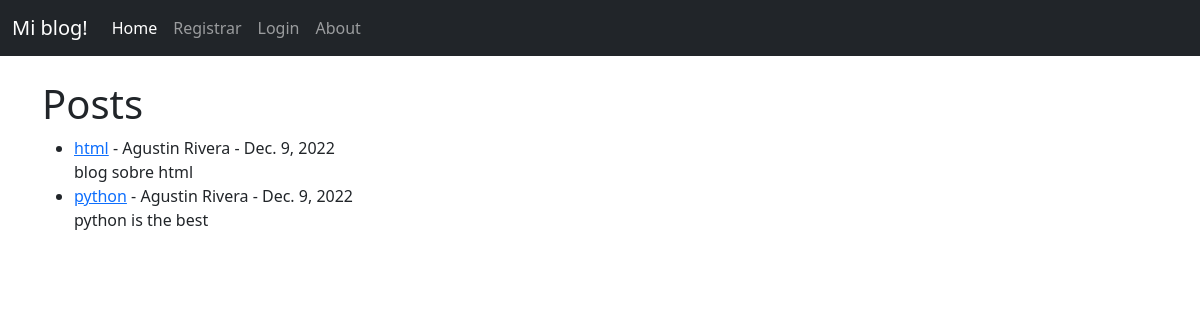
The app's page /, older data.
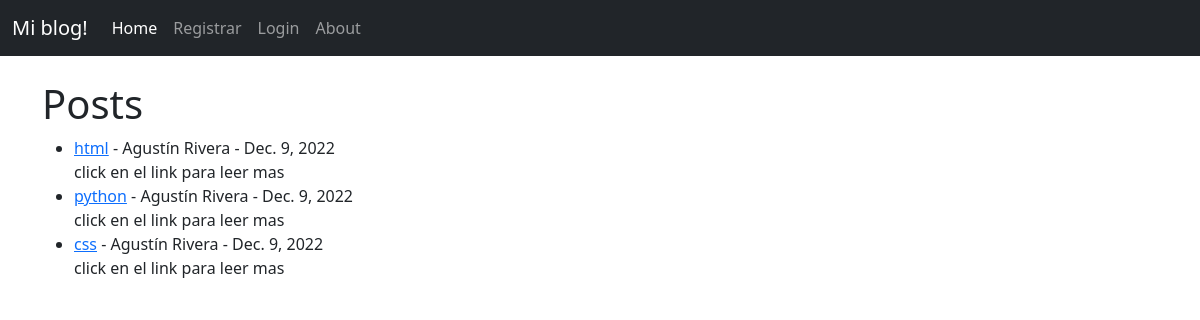
The same page, newer data.
### appblog/models.py (models this page shows, shortened)
class Post(models.Model):
    titulo = models.CharField(max_length=60)
    titulo_tag = models.CharField(max_length=60)
    autor = models.ForeignKey(User, on_delete=models.CASCADE)
    cuerpo = RichTextField(blank=True, null=True)
    fecha = models.DateField(auto_now_add=True)
    descripcion = models.CharField(max_length=100, default='click en el link para leer mas')

### appblog/views.py (the view)
# urls.py: path('', PostList.as_view(), name="inicio"),
class PostList(ListView):
    model = Post
    template_name = 'appblog/inicio.html'

### appblog/templates/appblog/inicio.html (shortened to what this page needs)
{% extends 'appblog/base.html' %}
{% block contenido %}
<h1> Posts </h1>
<ul>
{% for Post in object_list %}
    <li><a href="{% url 'detalle-post' Post.id %}" >{{ Post.titulo }}</a> - {{ Post.autor.first_name }}
        {{Post.autor.last_name }} -  {{ Post.fecha }}
    <br/>
{{ Post.descripcion }}</li>
{% endfor %}
</ul>
{% endblock %}

Row changes from the older to the newer data that the page shows:
changed Post "html": autor.first_name "Agustin" → "Agustín"; descripcion "blog sobre html" → "click en el link para leer mas"
changed Post "python": autor.first_name "Agustin" → "Agustín"; descripcion "python is the best" → "click en el link para leer mas"
added Post: titulo "css", autor.first_name "Agustín", autor.last_name "Rivera", fecha "Dec. 9, 2022", descripcion "click en el link para leer mas"
